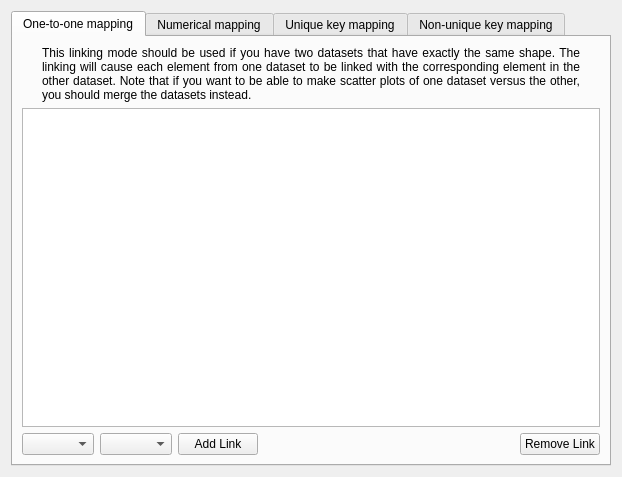
<?xml version="1.0" encoding="UTF-8"?>
<ui version="4.0">
 <class>Form</class>
 <widget class="QWidget" name="Form">
  <property name="geometry">
   <rect>
    <x>0</x>
    <y>0</y>
    <width>622</width>
    <height>477</height>
   </rect>
  </property>
  <property name="windowTitle">
   <string>Form</string>
  </property>
  <layout class="QGridLayout" name="gridLayout_2">
   <item row="0" column="0">
    <widget class="QTabWidget" name="tabWidget">
     <property name="currentIndex">
      <number>0</number>
     </property>
     <widget class="QWidget" name="tab">
      <attribute name="title">
       <string>One-to-one mapping</string>
      </attribute>
      <layout class="QGridLayout" name="gridLayout_3">
       <item row="0" column="0">
        <layout class="QVBoxLayout" name="verticalLayout_2">
         <item>
          <layout class="QHBoxLayout" name="horizontalLayout">
           <item>
            <spacer name="horizontalSpacer_2">
             <property name="orientation">
              <enum>Qt::Horizontal</enum>
             </property>
             <property name="sizeHint" stdset="0">
              <size>
               <width>40</width>
               <height>20</height>
              </size>
             </property>
            </spacer>
           </item>
           <item>
            <widget class="QLabel" name="label">
             <property name="text">
              <string>This linking mode should be used if you have two datasets that have exactly the same shape. The linking will cause each element from one dataset to be linked with the corresponding element in the other dataset. Note that if you want to be able to make scatter plots of one dataset versus the other, you should merge the datasets instead.</string>
             </property>
             <property name="alignment">
              <set>Qt::AlignJustify|Qt::AlignVCenter</set>
             </property>
             <property name="wordWrap">
              <bool>true</bool>
             </property>
            </widget>
           </item>
           <item>
            <spacer name="horizontalSpacer">
             <property name="orientation">
              <enum>Qt::Horizontal</enum>
             </property>
             <property name="sizeHint" stdset="0">
              <size>
               <width>40</width>
               <height>20</height>
              </size>
             </property>
            </spacer>
           </item>
          </layout>
         </item>
         <item>
          <layout class="QVBoxLayout" name="verticalLayout_4">
           <item>
            <widget class="QListWidget" name="listWidget_4"/>
           </item>
           <item>
            <layout class="QHBoxLayout" name="horizontalLayout_6">
             <item>
              <widget class="QComboBox" name="comboBox_4"/>
             </item>
             <item>
              <widget class="QComboBox" name="comboBox_5"/>
             </item>
             <item>
              <widget class="QPushButton" name="pushButton">
               <property name="text">
                <string>Add Link</string>
               </property>
              </widget>
             </item>
             <item>
              <spacer name="horizontalSpacer_5">
               <property name="orientation">
                <enum>Qt::Horizontal</enum>
               </property>
               <property name="sizeHint" stdset="0">
                <size>
                 <width>40</width>
                 <height>20</height>
                </size>
               </property>
              </spacer>
             </item>
             <item>
              <widget class="QPushButton" name="pushButton_5">
               <property name="text">
                <string>Remove Link</string>
               </property>
              </widget>
             </item>
            </layout>
           </item>
          </layout>
         </item>
        </layout>
       </item>
      </layout>
     </widget>
     <widget class="QWidget" name="tab_5">
      <attribute name="title">
       <string>Numerical mapping</string>
      </attribute>
     </widget>
     <widget class="QWidget" name="tab_2">
      <attribute name="title">
       <string>Unique key mapping</string>
      </attribute>
      <layout class="QGridLayout" name="gridLayout_4">
       <item row="0" column="0">
        <layout class="QVBoxLayout" name="verticalLayout_3">
         <item>
          <layout class="QHBoxLayout" name="horizontalLayout_2">
           <item>
            <spacer name="horizontalSpacer_4">
             <property name="orientation">
              <enum>Qt::Horizontal</enum>
             </property>
             <property name="sizeHint" stdset="0">
              <size>
               <width>40</width>
               <height>20</height>
              </size>
             </property>
            </spacer>
           </item>
           <item>
            <widget class="QLabel" name="label_3">
             <property name="text">
              <string>This linking mode should be used if you have two datasets that share a key (usually a string or an integer) that can be used to identify entries that should be linked. This key should be unique (for non-unique keys, see the Non-unique key mapping tab).</string>
             </property>
             <property name="alignment">
              <set>Qt::AlignJustify|Qt::AlignVCenter</set>
             </property>
             <property name="wordWrap">
              <bool>true</bool>
             </property>
            </widget>
           </item>
           <item>
            <spacer name="horizontalSpacer_6">
             <property name="orientation">
              <enum>Qt::Horizontal</enum>
             </property>
             <property name="sizeHint" stdset="0">
              <size>
               <width>40</width>
               <height>20</height>
              </size>
             </property>
            </spacer>
           </item>
          </layout>
         </item>
         <item>
          <layout class="QGridLayout" name="gridLayout_5">
           <item row="1" column="0">
            <widget class="QListWidget" name="listWidget"/>
           </item>
           <item row="1" column="3">
            <widget class="QListWidget" name="listWidget_3"/>
           </item>
           <item row="1" column="1">
            <widget class="QListWidget" name="listWidget_2"/>
           </item>
           <item row="0" column="3">
            <widget class="QLabel" name="label_2">
             <property name="font">
              <font>
               <weight>75</weight>
               <bold>true</bold>
              </font>
             </property>
             <property name="text">
              <string>Existing Links</string>
             </property>
             <property name="alignment">
              <set>Qt::AlignCenter</set>
             </property>
            </widget>
           </item>
           <item row="0" column="1">
            <widget class="QComboBox" name="comboBox_2"/>
           </item>
           <item row="1" column="2">
            <spacer name="horizontalSpacer_3">
             <property name="orientation">
              <enum>Qt::Horizontal</enum>
             </property>
             <property name="sizeHint" stdset="0">
              <size>
               <width>40</width>
               <height>20</height>
              </size>
             </property>
            </spacer>
           </item>
           <item row="0" column="0">
            <widget class="QComboBox" name="comboBox_3"/>
           </item>
           <item row="2" column="1">
            <layout class="QHBoxLayout" name="horizontalLayout_7">
             <item>
              <spacer name="horizontalSpacer_11">
               <property name="orientation">
                <enum>Qt::Horizontal</enum>
               </property>
               <property name="sizeHint" stdset="0">
                <size>
                 <width>40</width>
                 <height>20</height>
                </size>
               </property>
              </spacer>
             </item>
             <item>
              <widget class="QPushButton" name="pushButton_2">
               <property name="text">
                <string>Add Link</string>
               </property>
              </widget>
             </item>
             <item>
              <spacer name="horizontalSpacer_10">
               <property name="orientation">
                <enum>Qt::Horizontal</enum>
               </property>
               <property name="sizeHint" stdset="0">
                <size>
                 <width>40</width>
                 <height>20</height>
                </size>
               </property>
              </spacer>
             </item>
            </layout>
           </item>
           <item row="2" column="3">
            <layout class="QHBoxLayout" name="horizontalLayout_8">
             <item>
              <spacer name="horizontalSpacer_12">
               <property name="orientation">
                <enum>Qt::Horizontal</enum>
               </property>
               <property name="sizeHint" stdset="0">
                <size>
                 <width>40</width>
                 <height>20</height>
                </size>
               </property>
              </spacer>
             </item>
             <item>
              <widget class="QPushButton" name="pushButton_3">
               <property name="text">
                <string>Remove Link</string>
               </property>
              </widget>
             </item>
             <item>
              <spacer name="horizontalSpacer_13">
               <property name="orientation">
                <enum>Qt::Horizontal</enum>
               </property>
               <property name="sizeHint" stdset="0">
                <size>
                 <width>40</width>
                 <height>20</height>
                </size>
               </property>
              </spacer>
             </item>
            </layout>
           </item>
          </layout>
         </item>
        </layout>
       </item>
      </layout>
     </widget>
     <widget class="QWidget" name="tab_3">
      <attribute name="title">
       <string>Non-unique key mapping</string>
      </attribute>
      <layout class="QGridLayout" name="gridLayout">
       <item row="0" column="0">
        <layout class="QVBoxLayout" name="verticalLayout_5">
         <item>
          <layout class="QHBoxLayout" name="horizontalLayout_5">
           <item>
            <spacer name="horizontalSpacer_7">
             <property name="orientation">
              <enum>Qt::Horizontal</enum>
             </property>
             <property name="sizeHint" stdset="0">
              <size>
               <width>40</width>
               <height>20</height>
              </size>
             </property>
            </spacer>
           </item>
           <item>
            <widget class="QLabel" name="label_4">
             <property name="text">
              <string>This linking mode should be used if you have two datasets that share a key (usually a string or an integer) that can be used to identify entries that should be linked. This key does not need to be unique, but a linking mode needs to be specified (All vs Any). If 'All' is chosen, then selections are only propagated across link if all items with the same key are selected, whereas if 'Any' is chosen, then the selection is propagated if any items with a key are selected.</string>
             </property>
             <property name="alignment">
              <set>Qt::AlignJustify|Qt::AlignVCenter</set>
             </property>
             <property name="wordWrap">
              <bool>true</bool>
             </property>
            </widget>
           </item>
           <item>
            <spacer name="horizontalSpacer_8">
             <property name="orientation">
              <enum>Qt::Horizontal</enum>
             </property>
             <property name="sizeHint" stdset="0">
              <size>
               <width>40</width>
               <height>20</height>
              </size>
             </property>
            </spacer>
           </item>
          </layout>
         </item>
         <item>
          <layout class="QGridLayout" name="gridLayout_6">
           <item row="0" column="1">
            <widget class="QComboBox" name="comboBox_7"/>
           </item>
           <item row="0" column="0">
            <widget class="QComboBox" name="comboBox_6"/>
           </item>
           <item row="1" column="1">
            <widget class="QListWidget" name="listWidget_6"/>
           </item>
           <item row="1" column="3">
            <widget class="QListWidget" name="listWidget_5"/>
           </item>
           <item row="0" column="3">
            <widget class="QLabel" name="label_5">
             <property name="font">
              <font>
               <weight>75</weight>
               <bold>true</bold>
              </font>
             </property>
             <property name="text">
              <string>Existing Links</string>
             </property>
             <property name="alignment">
              <set>Qt::AlignCenter</set>
             </property>
            </widget>
           </item>
           <item row="1" column="2">
            <spacer name="horizontalSpacer_9">
             <property name="orientation">
              <enum>Qt::Horizontal</enum>
             </property>
             <property name="sizeHint" stdset="0">
              <size>
               <width>40</width>
               <height>20</height>
              </size>
             </property>
            </spacer>
           </item>
           <item row="1" column="0">
            <widget class="QListWidget" name="listWidget_7"/>
           </item>
           <item row="2" column="1">
            <layout class="QHBoxLayout" name="horizontalLayout_9">
             <item>
              <spacer name="horizontalSpacer_14">
               <property name="orientation">
                <enum>Qt::Horizontal</enum>
               </property>
               <property name="sizeHint" stdset="0">
                <size>
                 <width>40</width>
                 <height>20</height>
                </size>
               </property>
              </spacer>
             </item>
             <item>
              <widget class="QPushButton" name="pushButton_4">
               <property name="text">
                <string>Add Link</string>
               </property>
              </widget>
             </item>
             <item>
              <spacer name="horizontalSpacer_15">
               <property name="orientation">
                <enum>Qt::Horizontal</enum>
               </property>
               <property name="sizeHint" stdset="0">
                <size>
                 <width>40</width>
                 <height>20</height>
                </size>
               </property>
              </spacer>
             </item>
            </layout>
           </item>
           <item row="2" column="3">
            <layout class="QHBoxLayout" name="horizontalLayout_10">
             <item>
              <spacer name="horizontalSpacer_16">
               <property name="orientation">
                <enum>Qt::Horizontal</enum>
               </property>
               <property name="sizeHint" stdset="0">
                <size>
                 <width>40</width>
                 <height>20</height>
                </size>
               </property>
              </spacer>
             </item>
             <item>
              <widget class="QPushButton" name="pushButton_6">
               <property name="text">
                <string>Remove Link</string>
               </property>
              </widget>
             </item>
             <item>
              <spacer name="horizontalSpacer_17">
               <property name="orientation">
                <enum>Qt::Horizontal</enum>
               </property>
               <property name="sizeHint" stdset="0">
                <size>
                 <width>40</width>
                 <height>20</height>
                </size>
               </property>
              </spacer>
             </item>
            </layout>
           </item>
           <item row="2" column="0">
            <layout class="QHBoxLayout" name="horizontalLayout_11">
             <item>
              <widget class="QLabel" name="label_6">
               <property name="text">
                <string>Link type:</string>
               </property>
               <property name="alignment">
                <set>Qt::AlignRight|Qt::AlignTrailing|Qt::AlignVCenter</set>
               </property>
              </widget>
             </item>
             <item>
              <widget class="QComboBox" name="comboBox">
               <item>
                <property name="text">
                 <string>Any match</string>
                </property>
               </item>
               <item>
                <property name="text">
                 <string>All match</string>
                </property>
               </item>
              </widget>
             </item>
            </layout>
           </item>
          </layout>
         </item>
        </layout>
       </item>
      </layout>
     </widget>
    </widget>
   </item>
  </layout>
 </widget>
 <resources/>
 <connections/>
</ui>
